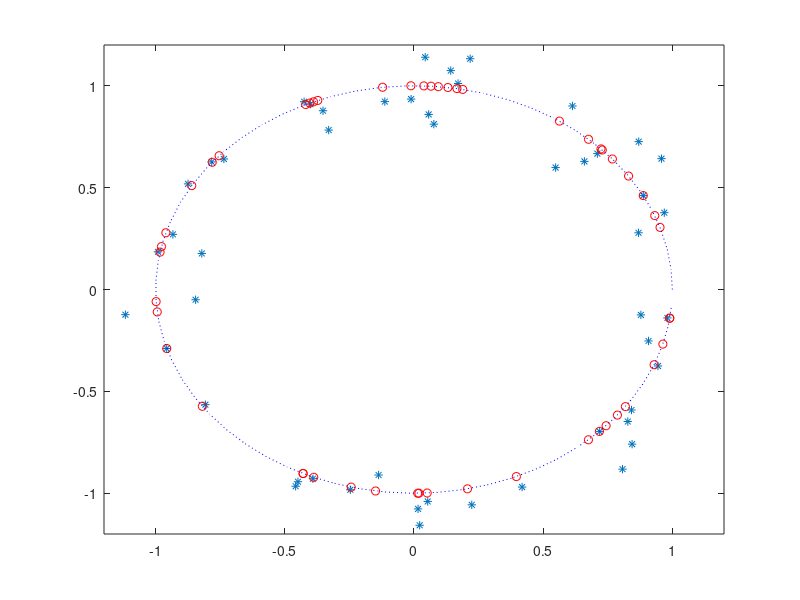

The MATLAB source for this figure:
theta = pi*(rand([50,1])-0.5)*2;
x = sin(theta)+0.09*randn(size(theta));
y = cos(theta)+0.09*randn(size(theta));
plot(x,y,'*');
z = sqrt(x.^2+y.^2);
hold on
plot(x./z,y./z,'ro');
hold on
theta2 = 0:0.1:2*pi;
x1 = cos(theta2);
y1 = sin(theta2);
hold on
plot(x1,y1,'b:');

hold on

%h1 = quiver(x, y, (x./z-x), (y./z-y));
%set(h1,'AutoScale','off', 'AutoScaleFactor', 2)
%hold on


axis([-1.2 1.2 -1.2 1.2]);